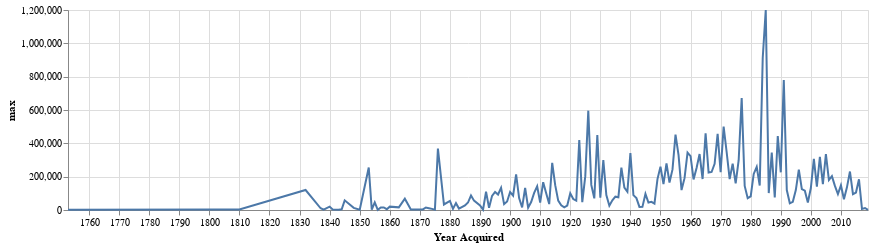

Notebook code cell kept with this figure:
### Code cell
lines = alt.Chart(stats.reset_index()).mark_line().encode(
    alt.X('Year Acquired:T'),
    alt.Y('max:Q')
).properties(
    width=800, 
    height=200
)
lines

### Figure 1 — Vega-Lite specification as saved in the notebook (floating-point values rounded to 4 significant figures; data arrays with more than 128 entries replaced by an {"elided": "..."} marker saying what was removed)
{"config": {"view": {"continuousWidth": 300, "continuousHeight": 300}}, "data": {"name": "data-84befe598698d4eeacb5f9a66e5bd507"}, "mark": {"type": "line"}, "encoding": {"x": {"field": "Year Acquired", "type": "temporal"}, "y": {"field": "max", "type": "quantitative"}}, "height": 200, "width": 800, "$schema": "https://vega.github.io/schema/vega-lite/v5.20.1.json", "datasets": {"data-84befe598698d4eeacb5f9a66e5bd507": {"elided": "171 records"}}}
